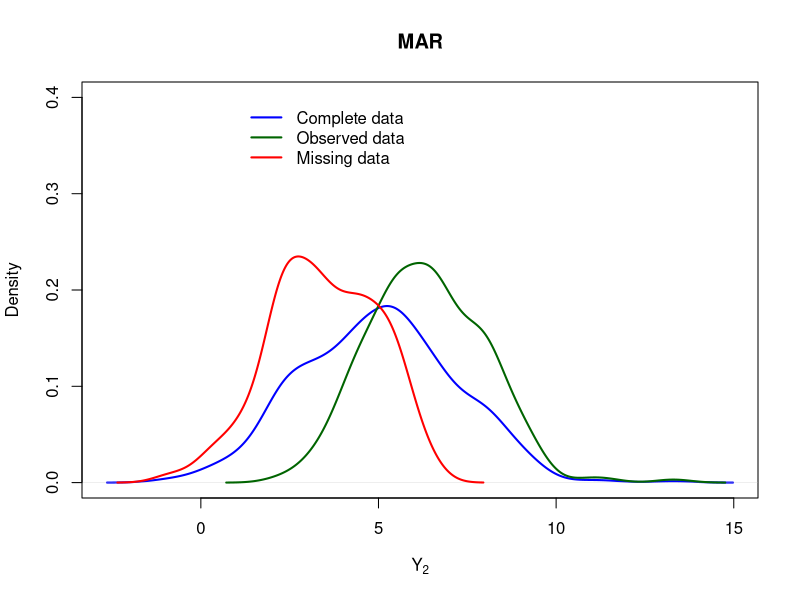
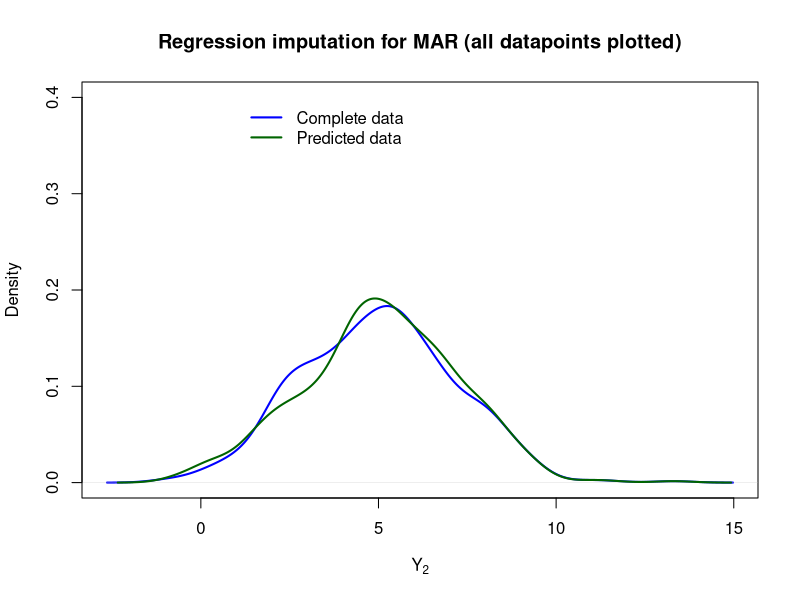
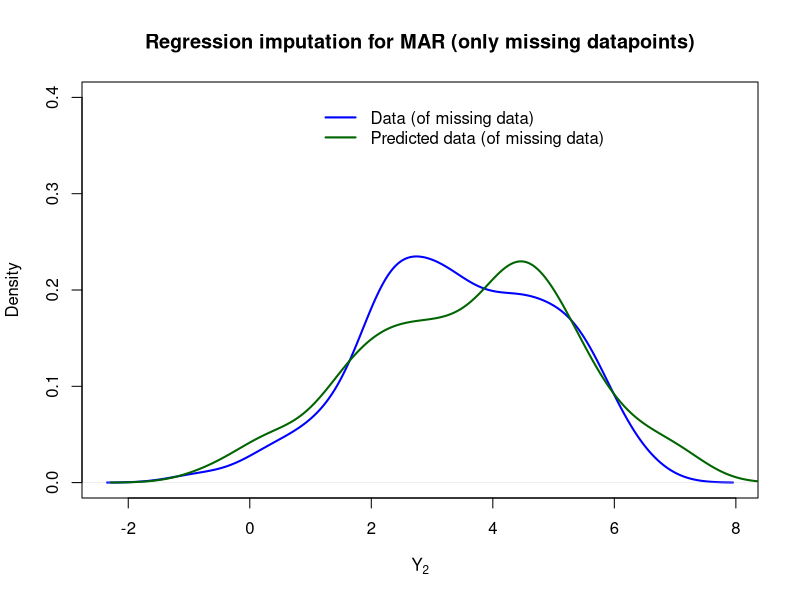
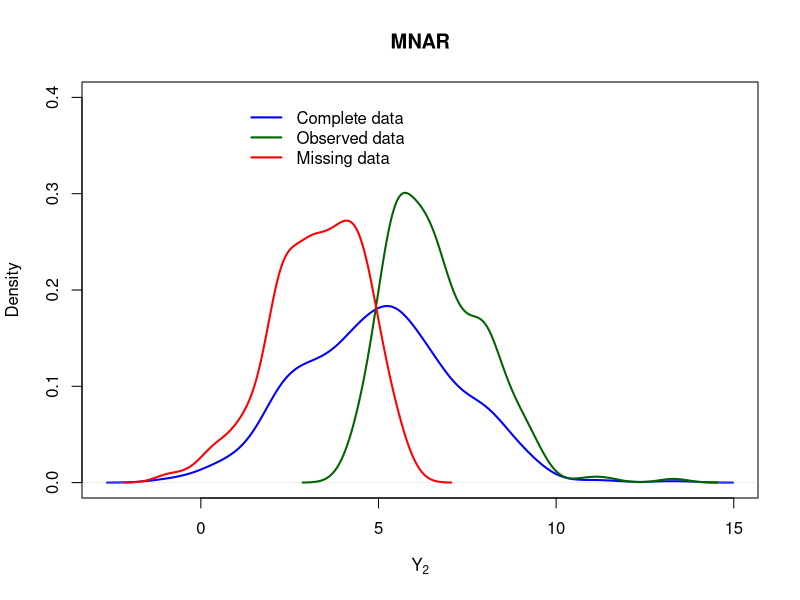
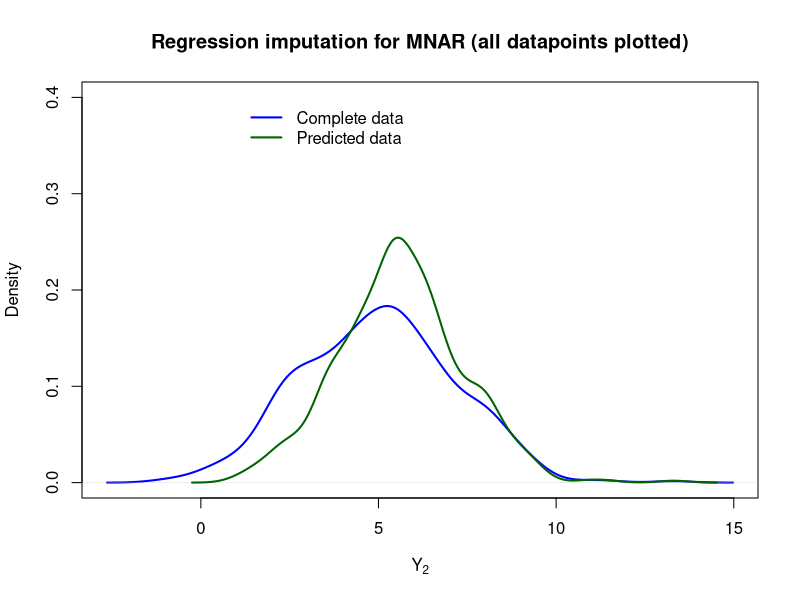
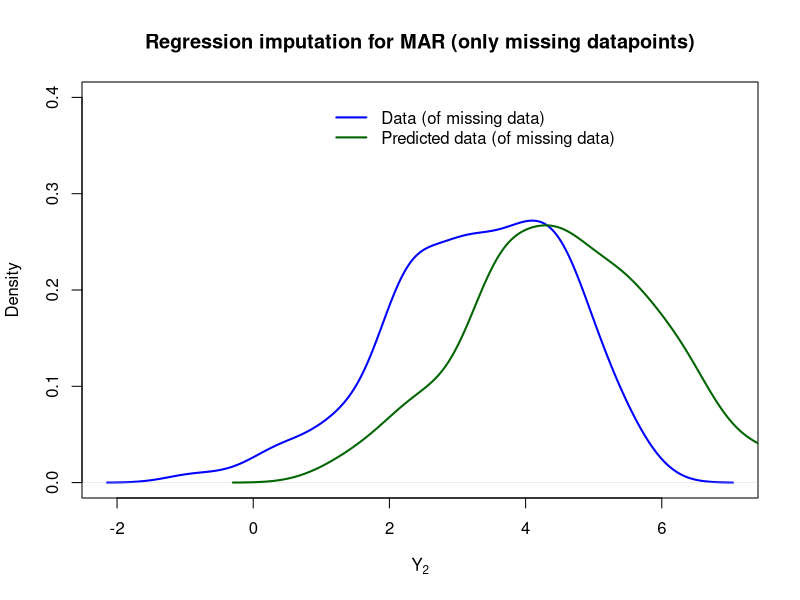

These charts were generated, in order, by the following R code:
## ---- chunk 1
knitr::opts_chunk$set(echo = TRUE)
## ---- chunk 2
set.seed(40)
Z1 <- rnorm(500,0,1)
Z2 <- rnorm(500,0,1)
Z3 <- rnorm(500,0,1)

Y1 <- 1 + Z1
Y2 <- 5 + 2*Z1 + Z2
## ---- chunk 3
a <- 2
b <- 0
v <- a*(Y1-1) + b*(Y2-5) + Z3
## ---- chunk 4
ind_a <- which(v < 0)
Y2_MAR_obs <- Y2[-ind_a]
Y2_MAR_mis <- Y2[ind_a]
## ---- chunk 5
plot(density(Y2), lwd = 2, col = "blue" , xlab = expression(Y[2]), 
     main = "MAR", ylim = c(0,0.4))
lines(density(Y2_MAR_obs), lwd = 2, col = "darkgreen")
lines(density(Y2_MAR_mis), lwd = 2, col = "red")
legend(1,0.4,legend = c("Complete data", "Observed data", "Missing data"), 
       col = c("blue", "darkgreen", "red"), lty = c(1,1,1), lwd = c(2,2,2), bty="n")
## ---- chunk 6
Y2_MAR_na <- ifelse(v<0, NA, Y2)
data_b <- data.frame(Y1_reg_b = Y1, Y2_reg_b = Y2_MAR_na)
reg_fit_b <- lm(Y2_reg_b ~ Y1_reg_b, data<-data_b)
## ---- chunk 7
reg_fit_b$coefficients
## ---- chunk 8
predicted_b <- predict(reg_fit_b, newdata = data_b) + rnorm(nrow(data_b), 0, sigma(reg_fit_b))
Y2_MAR_pre <- ifelse(is.na(data_b$Y2_reg_b), predicted_b, Y2)
## ---- chunk 9
#plot
plot.new()
frame()
plot(density(Y2), lwd = 2, col = "blue" , xlab = expression(Y[2]), 
     main = "Regression imputation for MAR (all datapoints plotted)", ylim = c(0,0.4))
lines(density(Y2_MAR_pre), lwd = 2, col = "darkgreen")
legend(1,0.4,legend = c("Complete data", "Predicted data"), 
       col = c("blue", "darkgreen"), lty = c(1,1), lwd = c(2,2), bty="n")
## ---- chunk 10
plot.new()
frame()
Y2_MAR_onlypre <- Y2_MAR_pre[ind_a]
plot(density(Y2_MAR_mis), lwd = 2, col = "blue" , xlab = expression(Y[2]), 
     main = "Regression imputation for MAR (only missing datapoints)", ylim = c(0,0.4))
lines(density(Y2_MAR_onlypre), lwd = 2, col = "darkgreen")
legend(1,0.4,legend = c("Data (of missing data)", "Predicted data (of missing data)"), 
       col = c("blue", "darkgreen"), lty = c(1,1), lwd = c(2,2), bty="n")
## ---- chunk 11
a <- 0
b <- 2
vv <- a*(Y1-1) + b*(Y2-5) + Z3
## ---- chunk 12
ind_c <- which(vv < 0)
Y2_MNAR_obs <- Y2[-ind_c]
Y2_MNAR_mis <- Y2[ind_c]
## ---- chunk 13
plot(density(Y2), lwd = 2, col = "blue" , xlab = expression(Y[2]), 
     main = "MNAR", ylim = c(0,0.4))
lines(density(Y2_MNAR_obs), lwd = 2, col = "darkgreen")
lines(density(Y2_MNAR_mis), lwd = 2, col = "red")
legend(1,0.4,legend = c("Complete data", "Observed data", "Missing data"), 
       col = c("blue", "darkgreen", "red"), lty = c(1,1,1), lwd = c(2,2,2), bty="n")
## ---- chunk 14
Y2_MNAR_na <- ifelse(vv<0, NA, Y2)
data_d <- data.frame(Y1_reg_d = Y1, Y2_reg_d = Y2_MNAR_na)
reg_fit_d <- lm(Y2_reg_d ~ Y1_reg_d, data<-data_d)
## ---- chunk 15
reg_fit_d$coefficients
## ---- chunk 16
predicted_d <- predict(reg_fit_d, newdata = data_d) + rnorm(nrow(data_d), 0, sigma(reg_fit_d))
Y2_MNAR_pre <- ifelse(is.na(data_d$Y2_reg_d), predicted_d, Y2)
## ---- chunk 17
#plot
plot.new()
frame()
plot(density(Y2), lwd = 2, col = "blue" , xlab = expression(Y[2]), main = "Regression imputation for MNAR (all datapoints plotted)", ylim = c(0,0.4))
lines(density(Y2_MNAR_pre), lwd = 2, col = "darkgreen")
legend(1,0.4,legend = c("Complete data", "Predicted data"), col = c("blue", "darkgreen"), lty = c(1,1), lwd = c(2,2), bty="n")
## ---- chunk 18
plot.new()
frame()
Y2_MNAR_onlypre <- Y2_MNAR_pre[ind_c]
plot(density(Y2_MNAR_mis), lwd = 2, col = "blue" , xlab = expression(Y[2]), 
     main = "Regression imputation for MAR (only missing datapoints)", ylim = c(0,0.4))
lines(density(Y2_MNAR_onlypre), lwd = 2, col = "darkgreen")
legend(1,0.4,legend = c("Data (of missing data)", "Predicted data (of missing data)"), 
       col = c("blue", "darkgreen"), lty = c(1,1), lwd = c(2,2), bty="n")
